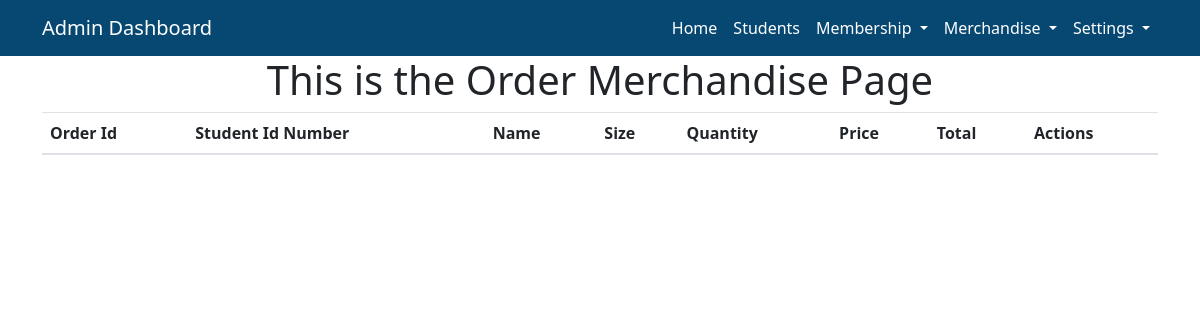
The app's page /Admin/AdminOrderMerch.php (signed in), older data.
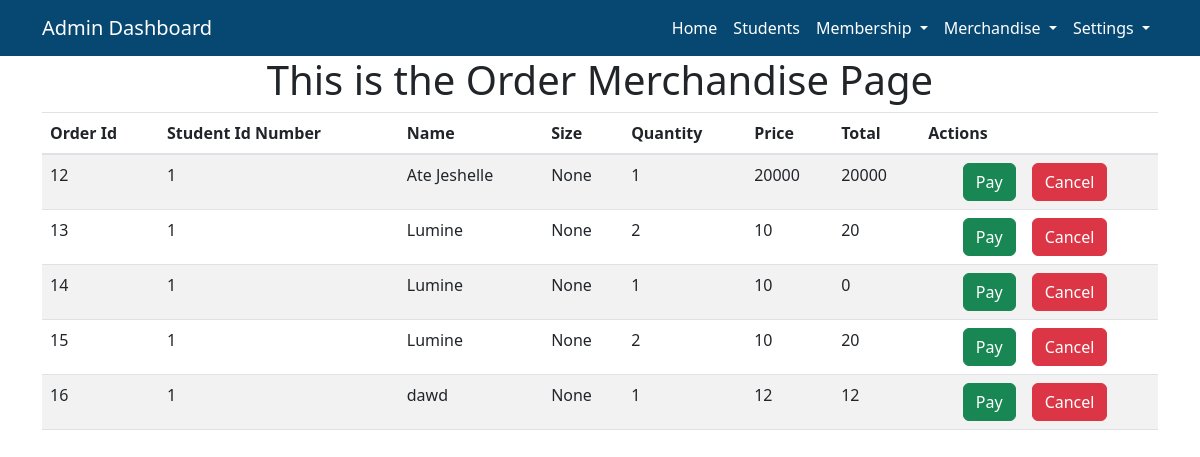
The same page, newer data.
### tables this page shows
CREATE TABLE `orders` (
  `order_id` int(11) NOT NULL,
  `id_number` varchar(15) NOT NULL,
  `name` varchar(100) NOT NULL,
  `size` varchar(20) NOT NULL,
  `quantity` int(11) NOT NULL,
  `price` double NOT NULL,
  `total` double NOT NULL,
  `product_id` int(11) NOT NULL,
  `status` varchar(10) NOT NULL
);

### Backend/BackendAdmin.php (called while the page is built, shortened)
<?php
function orders(){
    $db = Database::getInstance();
    $conn = $db->getConnection();
    $sqlUserOrder = "SELECT * FROM orders WHERE status = 'Pending' ";
    $orders = mysqli_query($conn, $sqlUserOrder);
    if(mysqli_num_rows($orders) > 0)
        {
          $listOrders = [];
          while($order = mysqli_fetch_array($orders)) {
              $listOrders[] = $order;
        }
      }
       return $listOrders;
}
?>

### Admin/AdminOrderMerch.php (the view, shortened to what this page needs)
<?php
      include '../api/apiAdmin.php';
     $listOrders = orders();
?>
<!DOCTYPE html>
<html lang="en">
<head>
</head>
<body>
    <h1 class="text-center">This is the Order Merchandise Page</h1>
<div class="container">
<table id="example" class="table table-striped table-hover display compact " style="width:100%; overflow:auto">
    <thead>
        <tr>
            <th >Order Id</th>
            <th >Student Id Number</th>
            <th >Name</th>
            <th >Size</th>
            <th >Quantity</th>
            <th >Price</th>
            <th >Total</th>
            <th >Actions</th>
        </tr>
    </thead>
    <tbody>
        <?php foreach ($listOrders as $person): ?>
            <tr>
                <td><?php echo $person['order_id']; ?></td>
                <td><?php echo $person['id_number']; ?></td>
                <td><?php echo $person['name'] ?></td>
                <td><?php echo $person['size']; ?></td>
                <td><?php echo $person['quantity']; ?></td>
                <td><?php echo $person['price']; ?></td>
                 <td><?php echo $person['total']; ?></td>
                <td class="align-middle">
    <div  class="d-flex justify-content-center align-items-center gap-3">
           <button type="button" class="btn btn-success pay-btn" data-toggle="modal" data-target="#exampleModal" data-order-id = "<?php echo $person['order_id']; ?>" data-product-id = "<?php echo $person['product_id']; ?>"  data-total-id = "<?php echo $person['total']; ?>">Pay</button>
        <form action="AdminOrderMerch.php" method="POST" class="delete-form">
                            <button type="submit" name="cancelOrder" class="btn btn-danger mr-2" onclick="return confirm('Are you sure you want to cancel this order?')">Cancel</button>
                        </form>
        </div>
</td>
            </tr>
        <?php endforeach; ?>
    </tbody>
</table>
  </div>
  <br>
  <br>
</body>
</html>

### api/apiAdmin.php (shortened to what this page needs)
<?php
    require_once '../Backend/BackendAdmin.php';
?>
<!DOCTYPE html>
<html lang="en">
<head>
    <link href="https://cdn.jsdelivr.net/npm/bootstrap@5.3.0-alpha1/dist/css/bootstrap.min.css" rel="stylesheet">
    <link rel="stylesheet" href="https://cdn.jsdelivr.net/npm/bootstrap@4.3.1/dist/css/bootstrap.min.css">
    <link rel="stylesheet" href="https://cdnjs.cloudflare.com/ajax/libs/twitter-bootstrap/5.3.0/css/bootstrap.min.css">
</head>
<body>
<nav class="navbar navbar-expand-lg navbar-dark " style="background-color:#074873">
  <div class="container">
    <a class="navbar-brand" href="#">Admin Dashboard</a>
    <div class="collapse navbar-collapse" id="navbarNav">
      <ul class="navbar-nav ms-auto">
        <li class="nav-item">
          <a class="nav-link text-white " href="../Admin/AdminDashboard.php">Home</a>
        </li>
        <li class="nav-item">
          <a class="nav-link text-white" href="../Admin/AdminStudents.php">Students</a>
        </li>
        <li class="nav-item dropdown">
        <a class="nav-link dropdown-toggle text-white" href="#" id="navbarDropdown" role="button" data-toggle="dropdown" aria-haspopup="true" aria-expanded="false">
            Membership
        </a>
        </li>
       <li class="nav-item dropdown">
        <a class="nav-link dropdown-toggle text-white" href="#" id="navbarDropdown" role="button" data-toggle="dropdown" aria-haspopup="true" aria-expanded="false">
            Merchandise
        </a>
        </li>
        <li class="nav-item dropdown">
        <a class="nav-link dropdown-toggle text-white" href="#" id="navbarDropdown" role="button" data-toggle="dropdown" aria-haspopup="true" aria-expanded="false">
            Settings
        </a>
        </li>
      </ul>
    </div>
  </div>
</nav>
</body>
</html>

Row changes from the older to the newer data that the page shows:
added orders: order_id "12", id_number "1", name "Ate Jeshelle", size "None", quantity "1", price "20000", total "20000"
added orders: order_id "13", id_number "1", name "Lumine", size "None", quantity "2", price "10", total "20"
added orders: order_id "14", id_number "1", name "Lumine", size "None", quantity "1", price "10", total "0"
added orders: order_id "15", id_number "1", name "Lumine", size "None", quantity "2", price "10", total "20"
added orders: order_id "16", id_number "1", name "dawd", size "None", quantity "1", price "12", total "12"
